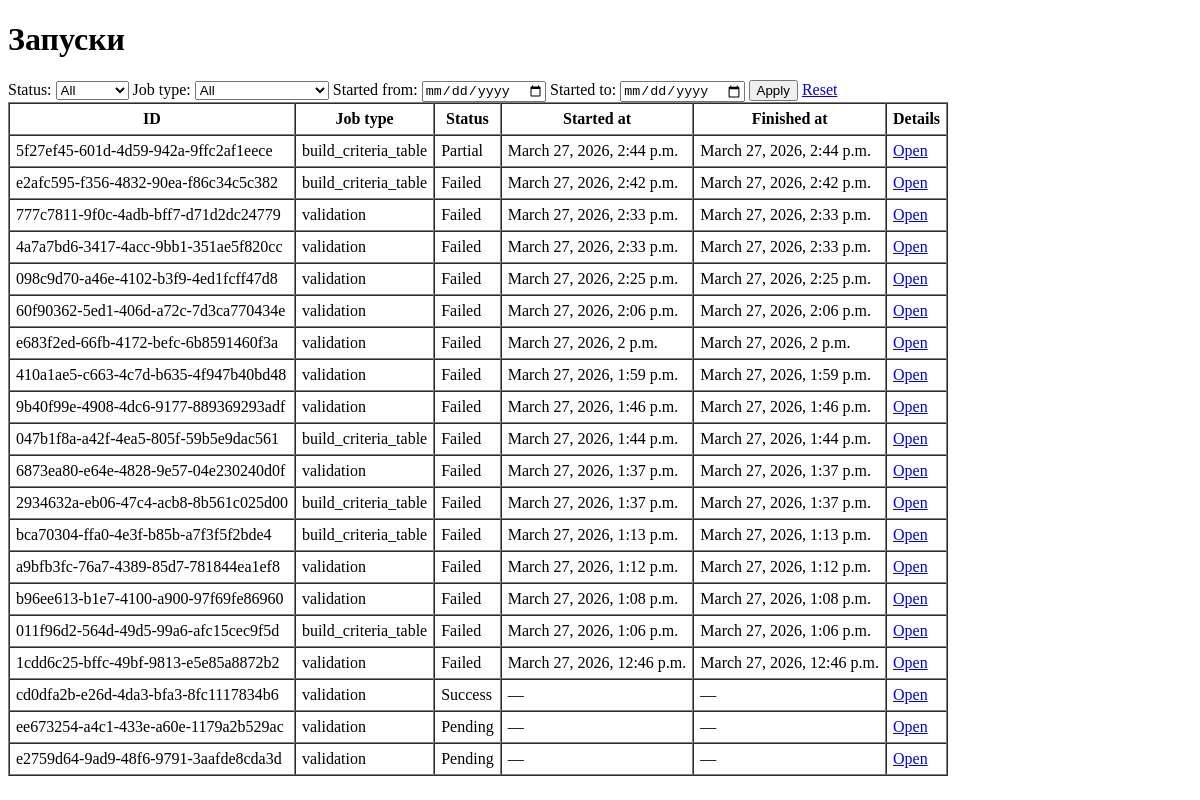
The page /runs/ on the database as committed earlier.
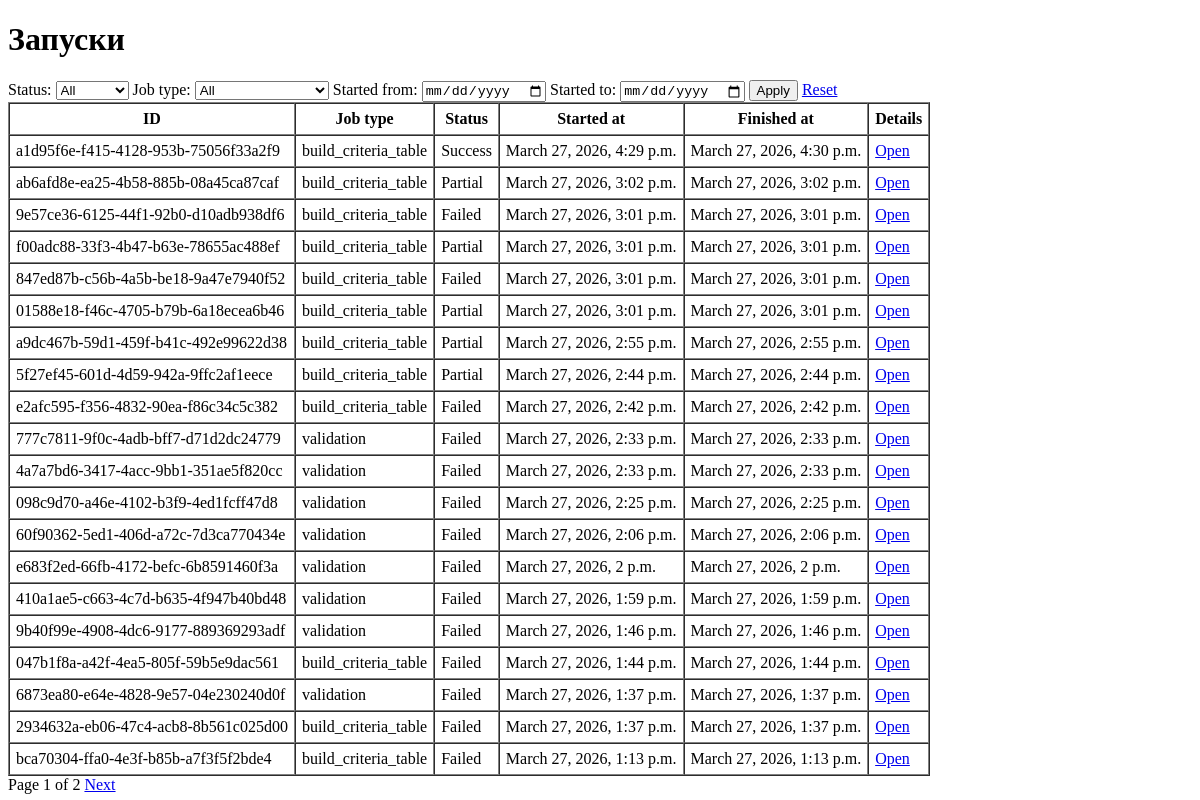
The same page on the database as committed later.
### jobs/models.py (models this page shows, shortened)
class JobRun(models.Model):
    class Status(models.TextChoices):
        PENDING = "pending", "Pending"
        RUNNING = "running", "Running"
        SUCCESS = "success", "Success"
        PARTIAL = "partial", "Partial"
        FAILED = "failed", "Failed"
    id = models.UUIDField(primary_key=True, default=uuid.uuid4, editable=False)
    job_type = models.CharField(max_length=100)
    status = models.CharField(max_length=20, choices=Status.choices, default=Status.PENDING)
    started_at = models.DateTimeField(null=True, blank=True)
    finished_at = models.DateTimeField(null=True, blank=True)
    params_json = models.JSONField(default=dict, blank=True)
    result_json = models.JSONField(default=dict, blank=True)
    initiated_by = models.ForeignKey(
        settings.AUTH_USER_MODEL,
        null=True,
        blank=True,
        on_delete=models.SET_NULL,
        related_name="job_runs",
    )
    class Meta:
        ordering = ["-started_at"]

### jobs/views.py (the view)
# urls.py: path("runs/", list_job_runs, name="job_run_list"),
def list_job_runs(request):
    queryset = JobRun.objects.all().order_by("-started_at")
    status = _parse_non_empty(request.GET.get("status"))
    if status:
        queryset = queryset.filter(status=status)
    job_type = _parse_non_empty(request.GET.get("job_type"))
    if job_type:
        queryset = queryset.filter(job_type=job_type)
    started_from = _parse_non_empty(request.GET.get("started_from"))
    if started_from:
        queryset = queryset.filter(started_at__date__gte=started_from)
    started_to = _parse_non_empty(request.GET.get("started_to"))
    if started_to:
        queryset = queryset.filter(started_at__date__lte=started_to)
    paginator = Paginator(queryset, 20)
    page_obj = paginator.get_page(request.GET.get("page"))
    preserved_query = request.GET.copy()
    preserved_query.pop("page", None)
    return render(
        request,
        "jobs/jobrun_list.html",
        {
            "page_obj": page_obj,
            "status_choices": JobRun.Status.choices,
            "job_type_choices": JobRun.objects.values_list("job_type", flat=True).distinct().order_by("job_type"),
            "filters": {
                "status": status or "",
                "job_type": job_type or "",
                "started_from": started_from or "",
                "started_to": started_to or "",
            },
            "querystring": preserved_query.urlencode(),
        },
    )

### jobs/views.py (called while the page is built)
def _parse_non_empty(value: str | None) -> str | None:
    if value is None:
        return None
    trimmed = value.strip()
    return trimmed or None

### jobs/templates/jobs/jobrun_list.html (shortened to what this page needs)
<!doctype html>
<html lang="en">
<head>
</head>
<body>
  <h1>Запуски</h1>
  <form method="get">
    <label>
      Status:
      <select name="status">
        <option value="">All</option>
      </select>
    </label>
    <label>
      Job type:
      <select name="job_type">
        <option value="">All</option>
      </select>
    </label>
    <label>
      Started from:
      <input type="date" name="started_from" value="{{ filters.started_from }}">
    </label>
    <label>
      Started to:
      <input type="date" name="started_to" value="{{ filters.started_to }}">
    </label>
    <button type="submit">Apply</button>
    <a href="{% url 'job_run_list' %}">Reset</a>
  </form>
  <table border="1" cellpadding="6" cellspacing="0">
    <thead>
      <tr>
        <th>ID</th>
        <th>Job type</th>
        <th>Status</th>
        <th>Started at</th>
        <th>Finished at</th>
        <th>Details</th>
      </tr>
    </thead>
    <tbody>
      {% for run in page_obj %}
        <tr>
          <td>{{ run.id }}</td>
          <td>{{ run.job_type }}</td>
          <td>{{ run.get_status_display }}</td>
          <td>{{ run.started_at|default:"—" }}</td>
          <td>{{ run.finished_at|default:"—" }}</td>
          <td>
            <a href="{% url 'job_run_detail' run.id %}{% if querystring %}?{{ querystring }}{% endif %}">Open</a>
          </td>
        </tr>
      {% empty %}
        <tr>
          <td colspan="6">No runs found.</td>
        </tr>
      {% endfor %}
    </tbody>
  </table>
  {% if page_obj.paginator.num_pages > 1 %}
    <nav>
      <span>Page {{ page_obj.number }} of {{ page_obj.paginator.num_pages }}</span>
      {% if page_obj.has_next %}
        <a href="?{% if querystring %}{{ querystring }}&{% endif %}page={{ page_obj.next_page_number }}">Next</a>
      {% endif %}
    </nav>
  {% endif %}
</body>
</html>

Rows that differ between the two databases and show on the page:
no longer on this page (row unchanged): JobRun: id "a9bfb3fc-76a7-4389-85d7-781844ea1ef8", job_type "validation", status "Failed", started_at "March 27, 2026, 1:12 p.m.", finished_at "March 27, 2026, 1:12 p.m."
no longer on this page (row unchanged): JobRun: id "b96ee613-b1e7-4100-a900-97f69fe86960", job_type "validation", status "Failed", started_at "March 27, 2026, 1:08 p.m.", finished_at "March 27, 2026, 1:08 p.m."
no longer on this page (row unchanged): JobRun: id "011f96d2-564d-49d5-99a6-afc15cec9f5d", job_type "build_criteria_table", status "Failed", started_at "March 27, 2026, 1:06 p.m.", finished_at "March 27, 2026, 1:06 p.m."
no longer on this page (row unchanged): JobRun: id "1cdd6c25-bffc-49bf-9813-e5e85a8872b2", job_type "validation", status "Failed", started_at "March 27, 2026, 12:46 p.m.", finished_at "March 27, 2026, 12:46 p.m."
no longer on this page (row unchanged): JobRun: id "cd0dfa2b-e26d-4da3-bfa3-8fc1117834b6", job_type "validation", status "Success", started_at "—", finished_at "—"
no longer on this page (row unchanged): JobRun: id "ee673254-a4c1-433e-a60e-1179a2b529ac", job_type "validation", status "Pending", started_at "—", finished_at "—"
no longer on this page (row unchanged): JobRun: id "e2759d64-9ad9-48f6-9791-3aafde8cda3d", job_type "validation", status "Pending", started_at "—", finished_at "—"
added JobRun: id "a1d95f6e-f415-4128-953b-75056f33a2f9", job_type "build_criteria_table", status "Success", started_at "March 27, 2026, 4:29 p.m.", finished_at "March 27, 2026, 4:30 p.m."
added JobRun: id "ab6afd8e-ea25-4b58-885b-08a45ca87caf", job_type "build_criteria_table", status "Partial", started_at "March 27, 2026, 3:02 p.m.", finished_at "March 27, 2026, 3:02 p.m."
added JobRun: id "9e57ce36-6125-44f1-92b0-d10adb938df6", job_type "build_criteria_table", status "Failed", started_at "March 27, 2026, 3:01 p.m.", finished_at "March 27, 2026, 3:01 p.m."
added JobRun: id "f00adc88-33f3-4b47-b63e-78655ac488ef", job_type "build_criteria_table", status "Partial", started_at "March 27, 2026, 3:01 p.m.", finished_at "March 27, 2026, 3:01 p.m."
added JobRun: id "847ed87b-c56b-4a5b-be18-9a47e7940f52", job_type "build_criteria_table", status "Failed", started_at "March 27, 2026, 3:01 p.m.", finished_at "March 27, 2026, 3:01 p.m."
added JobRun: id "01588e18-f46c-4705-b79b-6a18ecea6b46", job_type "build_criteria_table", status "Partial", started_at "March 27, 2026, 3:01 p.m.", finished_at "March 27, 2026, 3:01 p.m."
added JobRun: id "a9dc467b-59d1-459f-b41c-492e99622d38", job_type "build_criteria_table", status "Partial", started_at "March 27, 2026, 2:55 p.m.", finished_at "March 27, 2026, 2:55 p.m."
Other text that changed with them:
{{ page_obj.number }}: (not shown) → "1"
{{ page_obj.paginator.num_pages }}: (not shown) → "2"
text now shown: "Page of Next"
